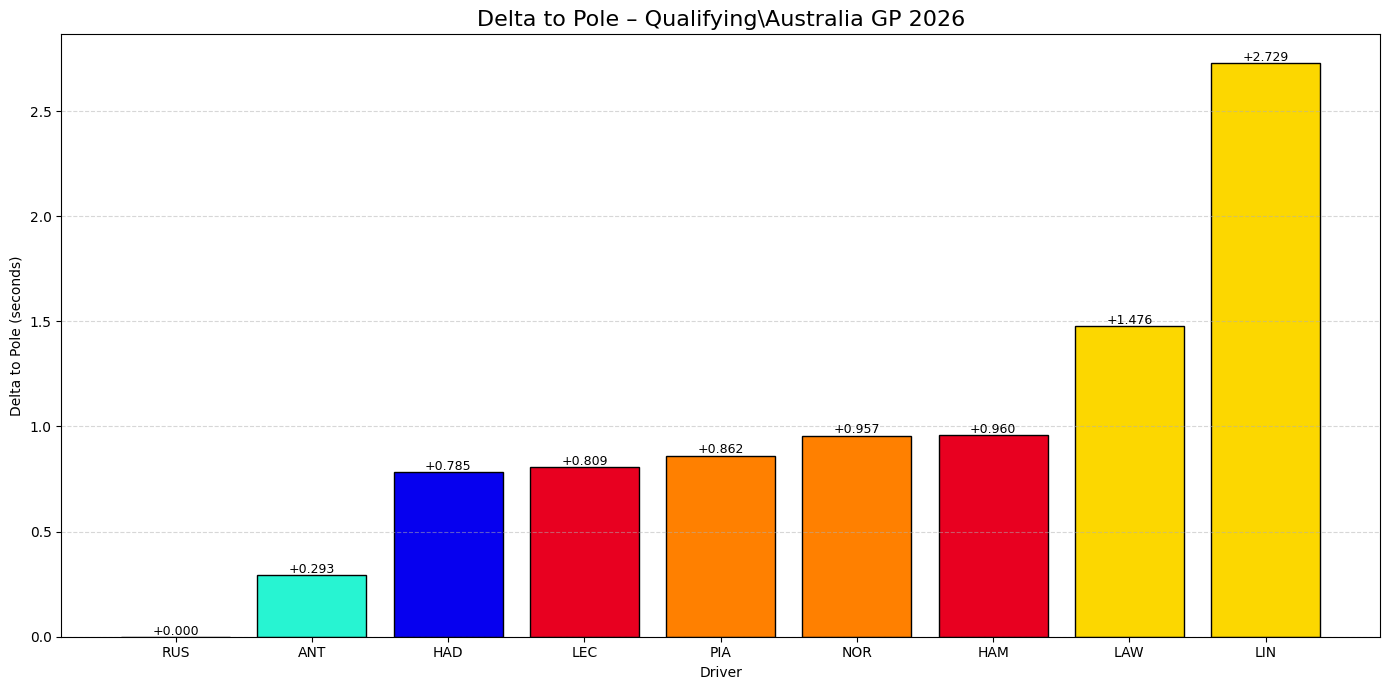

Write the Python code that produced this figure.
import os
import fastf1
import fastf1.plotting
import matplotlib.pyplot as plt
import pandas as pd

# ===============================
# CACHE (WAJIB DI COLAB)
# ===============================
CACHE_DIR = "/content/fastf1_cache"
os.makedirs(CACHE_DIR, exist_ok=True)
fastf1.Cache.enable_cache(CACHE_DIR)

fastf1.plotting.setup_mpl(misc_mpl_mods=False)

# ===============================
# CONFIG
# ===============================
YEAR = 2026
RACE_NAME = "Australia Gran Prix"
SESSION = "Q"

# ===============================
# LOAD SESSION
# ===============================
session = fastf1.get_session(YEAR, RACE_NAME, SESSION)
session.load()

# ===============================
# OFFICIAL QUALI RESULTS (STABLE)
# ===============================
results = session.results.copy()

# Driver yang masuk Q3
results = results.dropna(subset=["Q3"])
results["Q3"] = pd.to_timedelta(results["Q3"])

# ===============================
# DELTA TO POLE
# ===============================
pole_time = results["Q3"].min()
results["Delta"] = (results["Q3"] - pole_time).dt.total_seconds()
results = results.sort_values("Delta")

# ===============================
# TEAM COLORS (FASTF1 3.7 – CORRECT)
# ===============================
colors = [
    fastf1.plotting.get_team_color(team, session)
    for team in results["TeamName"]
]

# ===============================
# PLOT
# ===============================
plt.figure(figsize=(14, 7))
plt.bar(
    results["Abbreviation"],
    results["Delta"],
    color=colors,
    edgecolor="black"
)

plt.title("Delta to Pole – Qualifying\Australia GP 2026", fontsize=16)
plt.xlabel("Driver")
plt.ylabel("Delta to Pole (seconds)")
plt.grid(axis="y", linestyle="--", alpha=0.5)

for i, delta in enumerate(results["Delta"]):
    plt.text(i, delta + 0.01, f"+{delta:.3f}", ha="center", fontsize=9)

plt.tight_layout()
plt.show()
